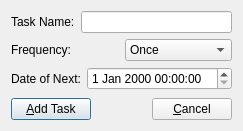
<?xml version="1.0" encoding="UTF-8"?>
<ui version="4.0">
 <class>add_task_superbasictask</class>
 <widget class="QDialog" name="add_task_superbasictask">
  <property name="geometry">
   <rect>
    <x>0</x>
    <y>0</y>
    <width>217</width>
    <height>131</height>
   </rect>
  </property>
  <property name="windowTitle">
   <string>Add SuperBasicTask</string>
  </property>
  <layout class="QGridLayout" name="gridLayout">
   <item row="0" column="0" colspan="3">
    <layout class="QHBoxLayout" name="horizontalLayout">
     <item>
      <widget class="QLabel" name="label">
       <property name="text">
        <string>Task Name:</string>
       </property>
      </widget>
     </item>
     <item>
      <widget class="QLineEdit" name="lineEdit"/>
     </item>
    </layout>
   </item>
   <item row="1" column="0" colspan="3">
    <layout class="QHBoxLayout" name="horizontalLayout_3">
     <item>
      <widget class="QLabel" name="label_4">
       <property name="text">
        <string>Frequency:</string>
       </property>
      </widget>
     </item>
     <item>
      <widget class="QComboBox" name="comboBox_2">
       <item>
        <property name="text">
         <string>Once</string>
        </property>
       </item>
       <item>
        <property name="text">
         <string>Hourly</string>
        </property>
       </item>
       <item>
        <property name="text">
         <string>Daily</string>
        </property>
       </item>
       <item>
        <property name="text">
         <string>Weekly</string>
        </property>
       </item>
       <item>
        <property name="text">
         <string>Fortnight</string>
        </property>
       </item>
       <item>
        <property name="text">
         <string>Monthly</string>
        </property>
       </item>
       <item>
        <property name="text">
         <string>Quarterly</string>
        </property>
       </item>
       <item>
        <property name="text">
         <string>Yearly</string>
        </property>
       </item>
       <item>
        <property name="text">
         <string>Infinite</string>
        </property>
       </item>
      </widget>
     </item>
    </layout>
   </item>
   <item row="2" column="0" colspan="3">
    <layout class="QHBoxLayout" name="horizontalLayout_4">
     <item>
      <widget class="QLabel" name="label_2">
       <property name="text">
        <string>Date of Next:</string>
       </property>
      </widget>
     </item>
     <item>
      <widget class="QDateTimeEdit" name="dateTimeEdit"/>
     </item>
    </layout>
   </item>
   <item row="3" column="0" colspan="3">
    <spacer name="verticalSpacer">
     <property name="orientation">
      <enum>Qt::Vertical</enum>
     </property>
     <property name="sizeHint" stdset="0">
      <size>
       <width>178</width>
       <height>1</height>
      </size>
     </property>
    </spacer>
   </item>
   <item row="4" column="0">
    <widget class="QPushButton" name="pushButton_2">
     <property name="text">
      <string>&amp;Add Task</string>
     </property>
    </widget>
   </item>
   <item row="4" column="1">
    <spacer name="horizontalSpacer">
     <property name="orientation">
      <enum>Qt::Horizontal</enum>
     </property>
     <property name="sizeHint" stdset="0">
      <size>
       <width>34</width>
       <height>20</height>
      </size>
     </property>
    </spacer>
   </item>
   <item row="4" column="2">
    <widget class="QPushButton" name="pushButton">
     <property name="text">
      <string>&amp;Cancel</string>
     </property>
    </widget>
   </item>
  </layout>
 </widget>
 <resources/>
 <connections/>
</ui>
